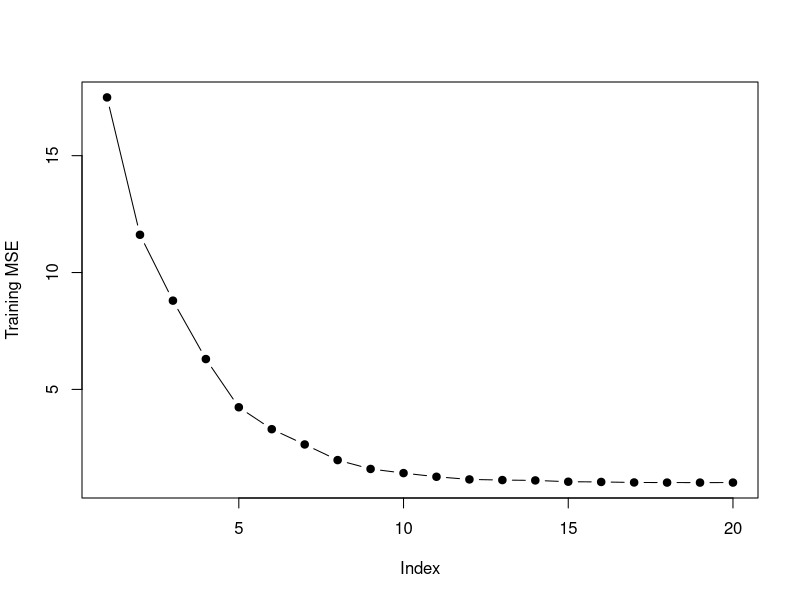
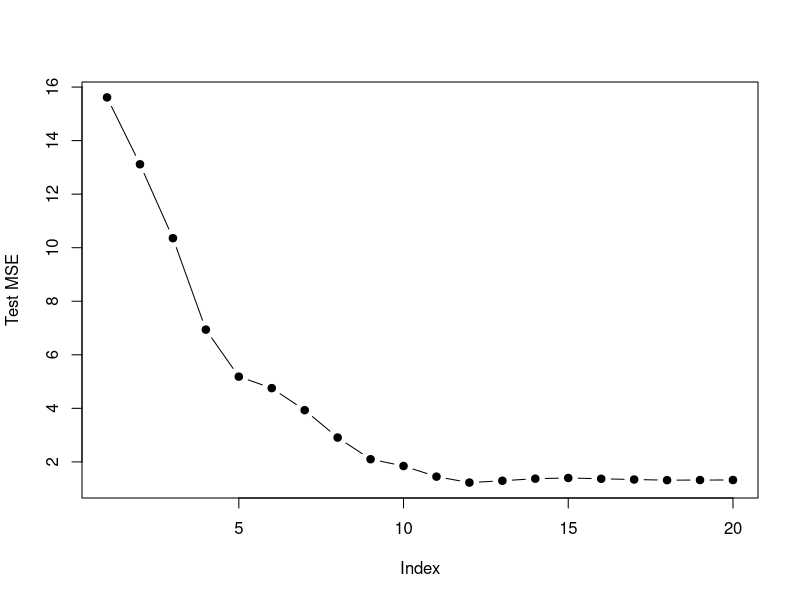
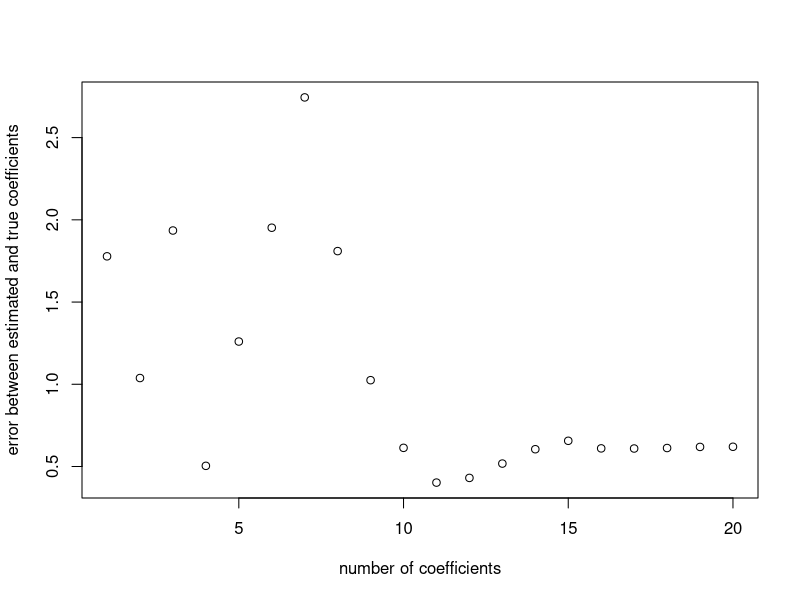
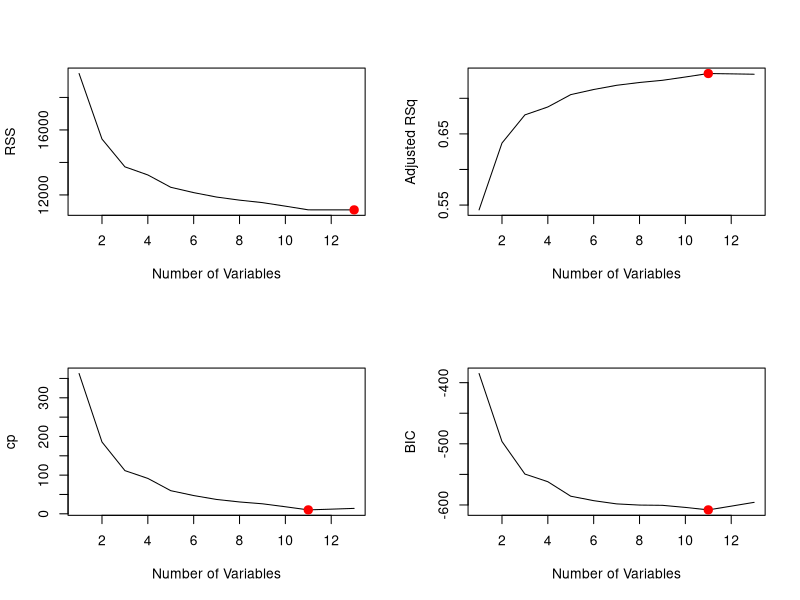
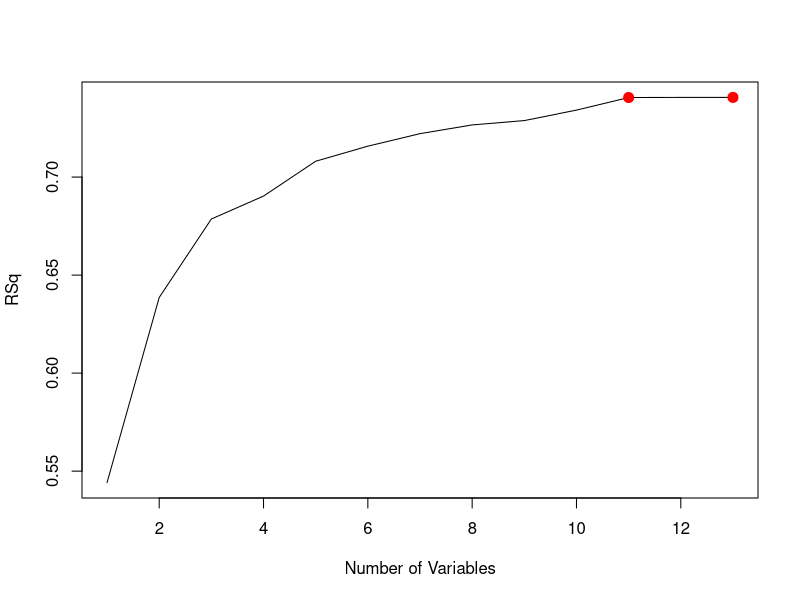
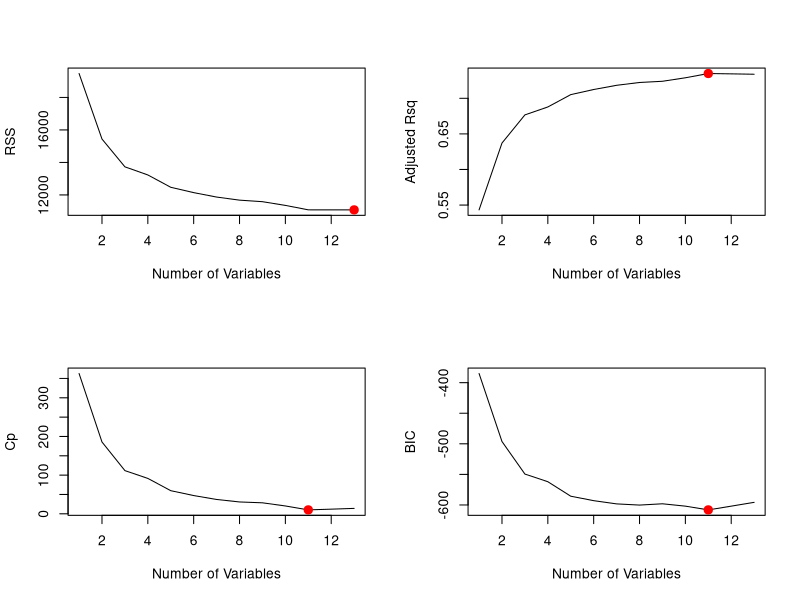
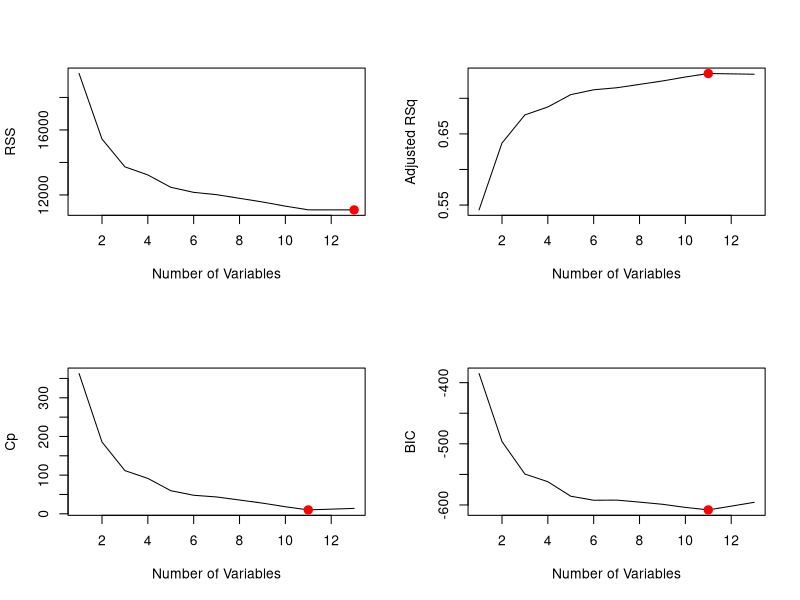

Write R code to recreate these figures, in order. (Note: this script raises an error after producing the figures.)
# week 7

# Exercise 10
# (a)
set.seed(5)
n <- 1000
p <- 20
x <- matrix(rnorm(n*p), n, p)
beta <- rnorm(p)
beta[3]=0
beta[10]=0
beta[12]=0
beta[19]=0
epsilon <- rnorm(p)
y <- x %*% beta+epsilon

# (b)
training.sample <- sample(seq(n), 100, replace = FALSE)
y.train <- y[training.sample, ]
y.test <- y[-training.sample, ]
x.train <- x[training.sample, ]
x.test <- x[-training.sample, ]


# (c)
# perform best subset selection on the training set
# plot the training set MSE associated with the best model of each size
library(leaps)

regfit.full <- regsubsets(y ~ ., data = data.frame(x=x.train, y=y.train), 
                          nvmax = p)
x.cols <- colnames(x, do.NULL = FALSE, prefix = "x.")
val.errors <- rep(NA, p)
for (i in 1:p){
  coefi <- coef(regfit.full, id=i)
  pred <- as.matrix(x.train[, x.cols %in% names(coefi)]) %*% coefi[names(coefi) %in% x.cols]
  val.errors[i] <- mean((y.train - pred)^2)
}
val.errors

plot(val.errors, ylab = "Training MSE", pch = 19, type = "b")

# (d)
val.errors.test <- rep(NA, p)
for (i in 1:p) {
  coefi <- coef(regfit.full, id=i)
  pred <- as.matrix(x.test[, x.cols %in% names(coefi)]) %*% coefi[names(coefi) %in% x.cols]
  val.errors.test[i] <- mean((y.test - pred)^2)
}
val.errors.test
plot(val.errors.test, ylab="Test MSE", pch=19, type = "b")

# (e)
which.min(val.errors.test)

# (f)
betaj <- coef(regfit.full, id=12)
# should have caught x.1, x.7, x.16 and x.20

# (g)
val.errors.beta <- rep(NA, p)
a <- rep(NA, p)
b <- rep(NA, p)
for (i in 1:p) {
  coefi <- coef(regfit.full, id=i)
  a[i] <- length(coefi)-1
  b[i] <- sqrt(sum((beta[x.cols %in% names(coefi)] - coefi[names(coefi) %in% x.cols])^2) +
                 sum(beta[!(x.cols %in% names(coefi))])^2)
}

plot(x = a, y = b, xlab = "number of coefficients", 
     ylab = "error between estimated and true coefficients")
which.min(b)

# Exersice 11
library(MASS)
attach(Boston)
names(Boston)
summary(Boston)
dim(Boston)

# Best subset selection
library(leaps)
regfit.full <- regsubsets(medv ~., Boston)
summary(regfit.full)
# this indicates that the best two-variable model contains only lstat and rm
regfit.full <- regsubsets(medv ~., Boston, nvmax = 13)
reg.summary <- summary(regfit.full)
reg.summary$rsq
which.max(reg.summary$rsq)
# the model with the largest Rsqr is model nr13
par(mfrow=c(2,2))
plot(reg.summary$rss, xlab = "Number of Variables", ylab="RSS", type = "l")
which.min(reg.summary$rss)
points(13, reg.summary$rss[13], col="red", cex=2, pch=20)
plot(reg.summary$adjr2, xlab = "Number of Variables", ylab = "Adjusted RSq", type = "l")
which.max(reg.summary$adjr2)
points(11, reg.summary$adjr2[11], col="red", cex=2, pch=20)
plot(reg.summary$cp, xlab = "Number of Variables", ylab="cp", type = "l")
which.min(reg.summary$cp)
points(11, reg.summary$cp[11], col="red", cex=2, pch=20)
plot(reg.summary$bic, xlab = "Number of Variables", ylab="BIC", type = "l")
which.min(reg.summary$bic)
points(11, reg.summary$bic[11], col="red", cex=2, pch=20)
# we would choose the model with 11 variables, as there little evidence of improvement
# to the RSS of the model after 11 variables model.

# Forward stepwise selection
regfit.fwd <- regsubsets(medv ~., data = Boston, nvmax=13, method = "forward")
fwd.summary <- summary(regfit.fwd)
fwd.summary$rsq
which.max(fwd.summary$rsq)
par(mfrow=c(1,1))
plot(fwd.summary$rsq, xlab = "Number of Variables", ylab = "RSq", type="l")
points(13, fwd.summary$rsq[13], col="red", cex=2, pch=20)
points(11, fwd.summary$rsq[11], col="red", cex=2, pch=20)
# almost a straight line between the two points
# Hence there is little evidence of improvement from a 11 variable model to a 13 variable model
par(mfrow=c(2,2))
plot(fwd.summary$rss, xlab = "Number of Variables", ylab = "RSS", type="l")
which.min(fwd.summary$rss)
points(13, fwd.summary$rss[13], col="red", cex=2, pch=20)
plot(fwd.summary$adjr2, xlab = "Number of Variables", ylab = "Adjusted Rsq", type="l")
which.max(fwd.summary$adjr2)
points(11, fwd.summary$adjr2[11], col="red", cex=2, pch=20)
plot(fwd.summary$cp, xlab = "Number of Variables", ylab = "Cp", type = "l")
which.min(fwd.summary$cp)
points(11, fwd.summary$cp[11], col="red", cex=2, pch=20)
plot(fwd.summary$bic, xlab = "Number of Variables", ylab = "BIC", type = "l")
which.min(fwd.summary$bic)
points(11, fwd.summary$bic[11], col="red", cex=2, pch=20)
# chooses the same 11-variable model

# Backwards stepwise selection
regfit.bwd <- regsubsets(medv ~., data=Boston, nvmax = 13, method = "backward")
bwd.summary <- summary(regfit.bwd)
bwd.summary$rsq
which.max(bwd.summary$rsq)
par(mfrow=c(2,2))
plot(bwd.summary$rss, xlab = "Number of Variables", ylab = "RSS", type = "l")
which.min(bwd.summary$rss)
points(13, bwd.summary$rss[13], col="red", cex=2, pch=20)
plot(bwd.summary$adjr2, xlab = "Number of Variables", ylab = "Adjusted RSq", type = "l")
which.max(bwd.summary$adjr2)
points(11, bwd.summary$adjr2[11], col="red", cex=2, pch=20)
plot(bwd.summary$cp, xlab = "Number of Variables", ylab = "Cp", type = "l")
which.min(bwd.summary$cp)
points(11, bwd.summary$cp[11], col="red", cex=2, pch=20)
plot(bwd.summary$bic, xlab = "Number of Variables", ylab = "BIC", type = "l")
which.min(bwd.summary$bic)
points(11, bwd.summary$bic[11], col="red", cex=2, pch=20)
# we also choose the 11-variable model with backwards selection

# validation set approach 
set.seed(6)
train <- sample(c(TRUE, FALSE), nrow(Boston), rep=TRUE)
test <- (!train)
regfit.best <- regsubsets(medv ~., data = Boston[train,], nvmax = 13)
test.mat <- model.matrix(medv ~., data = Boston[test,])
val.errors <- rep(NA, 13)
for (i in 1:13) {
  coefi <- coef(regfit.best, id=i)
  pred <- test.mat[,names(coefi)]%*%coefi
  val.errors[i] <- mean((Boston$medv[test]-pred)^2)
}
val.errors
which.min(val.errors)
# The model with the lowest test MSE is the model that contains 10 variables


# creating our own prediction function (there is no predict() method for regsubsets())
predict.regsubsets = function(object, newdata, id, ...){
  form=as.formula(object$call[[2]])
  mat=model.matrix(form, newdata)
  coefi=coef(object, id=id)
  xvars=names(coefi)
  mat[,xvars]%*%coefi
}

# Cross-validation
k=10
set.seed(8)
folds <- sample(1:k, nrow(Boston), replace = TRUE)
cv.errors <- matrix(NA, k, 13, dimnames = list(NULL, paste(1:13)))
for (j in 1:k) {
  best.fit <- regsubsets(medv ~., data = Boston[folds!=j,], nvmax = 13)
  for (i in 1:13) {
    pred <- predict(best.fit, Boston[folds==j,], id=i)
    cv.errors[j, i] <- mean((Boston$medv[folds==j]-pred)^2)
  }
}
mean.cv.errors <- apply(cv.errors, 2, mean)
mean.cv.errors
par(mfrow=c(1,1))
plot(mean.cv.errors, type = "b")

# Would choose a model with 11 variables
# but there is not much improvement in the MSE after a model with 7 variables
# Infact the MSE starts to increase after 7 and decreases again.
# The 7 variable model might also be a better choise because of less complexity
# and a model which might be easier to interperate.

# Ridge regression
x <- model.matrix(medv ~., Boston)[,-1]
y <- Boston$medv
library(glmnet)
grid <- 10^seq(10, -2, length=100)
ridge.mod <- glmnet(x, y, alpha = 0, lambda = grid)
set.seed(9)
train <- sample(1:nrow(x), nrow(x)/2)
test <- (-train)
y.test <- y[test]
cv.out <- cv.glmnet(x[train,], y[train], alpha=0)
plot(cv.out)
bestlam <- cv.out$lambda.min
bestlam
ridge.pred <- predict(ridge.mod, s=bestlam, newx = x[test,])
mean((ridge.pred - y.test)^2)
# best lambda = 0.67 with a MSE=24.26, performed on the full model
# ridge regression does not perform variable selection

# Lasso 
lasso.mod <- glmnet(x[train,], y[train], alpha = 1, lambda = grid)
plot(lasso.mod)
set.seed(10)
cv.out <- cv.glmnet(x[train,], y[train], alpha=1)
plot(cv.out)
bestlam <- cv.out$lambda.min
lasso.pred <- predict(lasso.mod, s=bestlam, newx=x[test,])
mean((lasso.pred - y.test)^2)
# best lambda = 0.04, MSE = 31.05 
out <- glmnet(x,y,alpha = 1,lambda = grid)
lasso.coef <- predict(out, type="coefficients", s=beatlam)[1:14]
lasso.coef
lasso.coef[lasso.coef!=0]
# Hence the model used in the lasso uses 11 variables

# PCR
library(pls)
set.seed(11)
pcr.fit <- pcr(medv ~., data=Boston, scale=TRUE, validation = "CV")
summary(pcr.fit)
validationplot(pcr.fit, val.type = "MSEP")
# Smallest cross-validation error occurs when M=13
set.seed(12)
pcr.fit <- pcr(medv ~., data=Boston, subset=train, scale=TRUE, validation="CV")
validationplot(pcr.fit, val.type = "MSEP")
# Smallest cross-validation error when M=10
pcr.pred <- predict(pcr.fit, x[test,], ncomp = 10)
mean((pcr.pred - y.test)^2)
# MSE = 27.89
pcr.fit <- pcr(y ~ x, scale=TRUE, ncomp=10)
summary(pcr.fit)

# Partial least squares
set.seed(13)
pls.fit <- plsr(medv ~ ., data=Boston, subset=train, scale=TRUE, validation="CV")
summary(pls.fit)
validationplot(pls.fit, val.type = "MSEP")
# Lowest cross-validation error occurs when M=2
pls.pred <- predict(pls.fit, x[test,], ncomp=2)
mean((pls.pred-y.test)^2)
# MSE = 26.64
pls.fit <- plsr(medv ~., data=Boston, scale=TRUE, ncomp=2)
summary(pls.fit)
